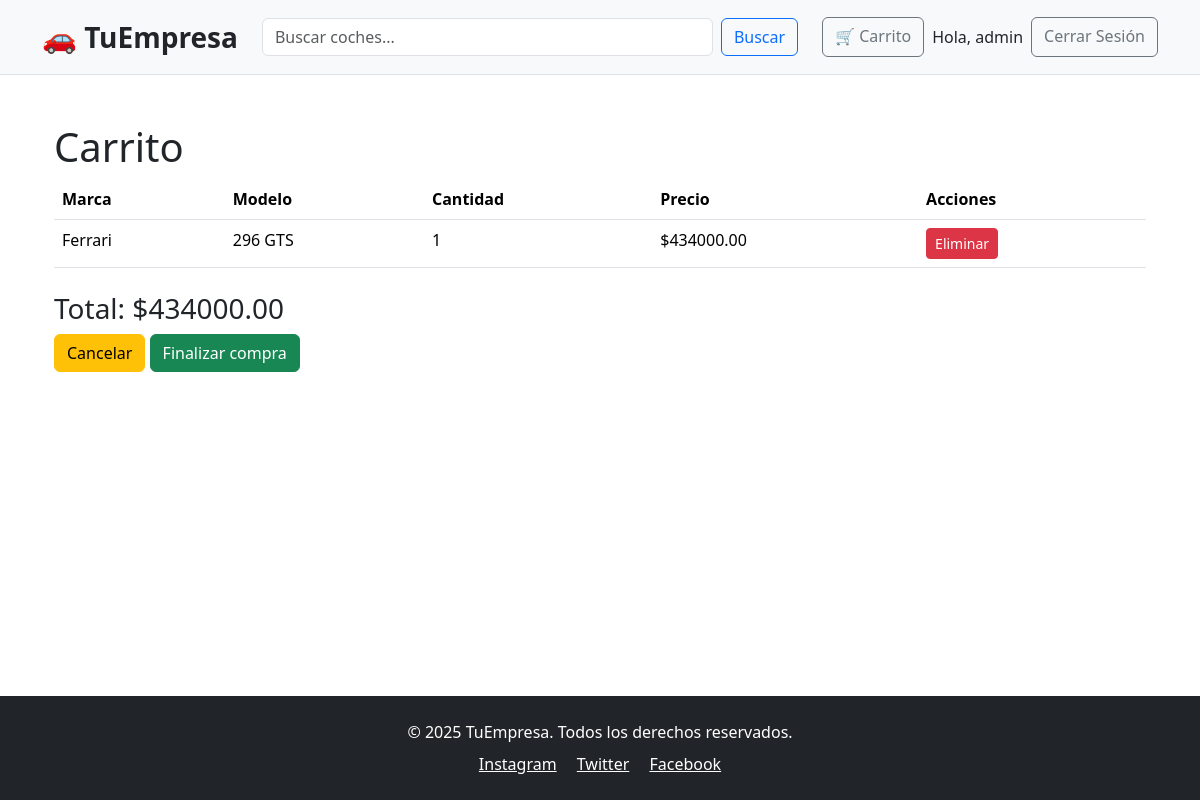
Screenshot of /carrito/ (signed in) with the database file from the repository.
### tienda/models.py (models this page shows, shortened)
class Carrito(models.Model):
    user = models.ForeignKey(User, on_delete=models.CASCADE)
    coche = models.ForeignKey(Coche, on_delete=models.CASCADE)
    cantidad = models.PositiveIntegerField(default=1)

class Coche(models.Model):
    OPCIONES_MARCA = [
        ('Ferrari', 'Ferrari'),
        ('Lamborghini', 'Lamborghini'),
        ('Pagani', 'Pagani'),
        ('McLaren', 'McLaren'),
        ('BMW', 'BMW'),
    ]
    marca = models.CharField(max_length=50, choices=OPCIONES_MARCA)  # Marca del coche
    modelo = models.CharField(max_length=100)  # Modelo del coche
    año = models.IntegerField()  # Año de fabricación
    precio = models.DecimalField(max_digits=10, decimal_places=2)  # Precio del coche
    pais = models.CharField(max_length=100)  # País de origen
    descripcion = models.TextField(blank=True, null=True)  # Descripción del coche
    imagen = models.ImageField(upload_to='coches/', blank=True, null=True)  # Imagen del coche
    cantidad_disponible = models.PositiveIntegerField(default=0)  # Cantidad disponible

### tienda/views.py (the view)
# urls.py: path('carrito/', views.view_cart, name='view_cart'),
def view_cart(request):
    if not request.user.is_authenticated:
        return redirect(f"{request.build_absolute_uri('/')}?show_login=true")
    carrito_items = Carrito.objects.filter(user=request.user)
    total = sum(item.coche.precio * item.cantidad for item in carrito_items)
    return render(request, 'carrito.html', {'carrito_items': carrito_items, 'total': total})

### tienda/templates/carrito.html
{% extends 'base.html' %}
{% block content %}
<div class="container my-4">
  <h1>Carrito</h1>
  <table class="table">
    <thead>
      <tr>
        <th>Marca</th>
        <th>Modelo</th>
        <th>Cantidad</th>
        <th>Precio</th>
        <th>Acciones</th>
      </tr>
    </thead>
    <tbody>
      {% for item in carrito_items %}
      <tr>
        <td>{{ item.coche.marca }}</td>
        <td>{{ item.coche.modelo }}</td>
        <td>{{ item.cantidad }}</td>
        <td>${{ item.coche.precio }}</td>
        <td>
          <a href="{% url 'remove_from_cart' item.coche.id %}" class="btn btn-danger btn-sm">Eliminar</a>
        </td>
      </tr>
      {% endfor %}
    </tbody>
  </table>
  <div class="mt-4">
    <h3>Total: ${{ total }}</h3>
    <a href="{% url 'cancel' %}" class="btn btn-warning">Cancelar</a>
    <a href="{% url 'checkout' %}" class="btn btn-success">Finalizar compra</a>
  </div>
</div>
{% endblock %}

### tienda/templates/base.html (shortened to what this page needs)
{% load static %}
<!DOCTYPE html>
<html lang="es">
<head>
  <link href="https://cdn.jsdelivr.net/npm/bootstrap@5.3.5/dist/css/bootstrap.min.css" rel="stylesheet">
</head>
<body class="d-flex flex-column min-vh-100">
  <header class="bg-light border-bottom">
    <div class="container d-flex align-items-center py-3">
      <a href="{% url 'index' %}" class="fs-3 fw-bold text-decoration-none text-dark">
        🚗 TuEmpresa
      </a>
<form class="d-flex flex-grow-1 mx-4" method="GET" action="{% url 'index' %}">
  <input
    class="form-control me-2"
    type="search"
    name="q"
    placeholder="Buscar coches..."
    aria-label="Buscar"
    value="{{ query|default:'' }}"
  >
  <button class="btn btn-outline-primary" type="submit">Buscar</button>
</form>
      <div class="d-flex gap-2">
        <a href="{% url 'view_cart' %}" class="btn btn-outline-secondary">
          🛒 Carrito
        </a>
        {% if user.is_authenticated %}
          <span class="navbar-text">Hola, {{ user.username }}</span>
          <a href="{% url 'logout' %}" class="btn btn-outline-secondary">Cerrar Sesión</a>
        {% endif %}
      </div>
    </div>
  </header>
  <main class="container flex-grow-1 my-4">
    {% block content %}{% endblock %}
  </main>
  <footer class="bg-dark text-white text-center py-4 mt-auto">
    <div class="container">
      <p class="mb-2">&copy; 2025 TuEmpresa. Todos los derechos reservados.</p>
      <div>
        <a href="#" class="text-white me-3">Instagram</a>
        <a href="#" class="text-white me-3">Twitter</a>
        <a href="#" class="text-white">Facebook</a>
      </div>
    </div>
  </footer>
</body>
</html>

### rows the page displays
Carrito: coche.marca "Ferrari", coche.modelo "296 GTS", cantidad "1", coche.precio "434000.00"

### other values shown
{{ user.username }} "admin"
{{ total }} "434000.00"
